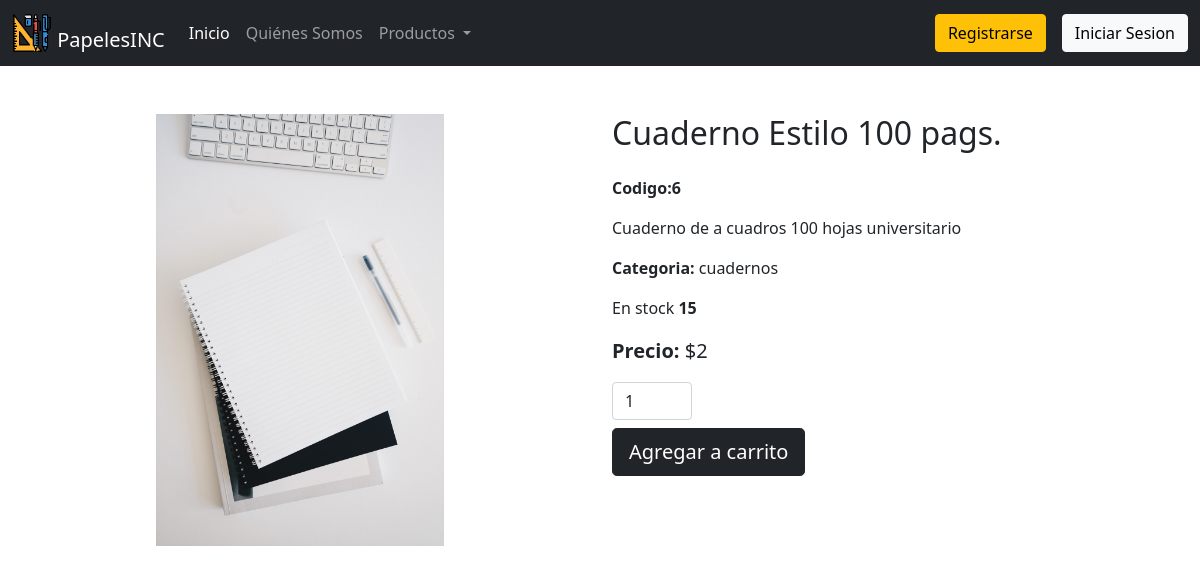
The app's page /Vista/Especialidad/detalles_prod.php?id=6, older data.
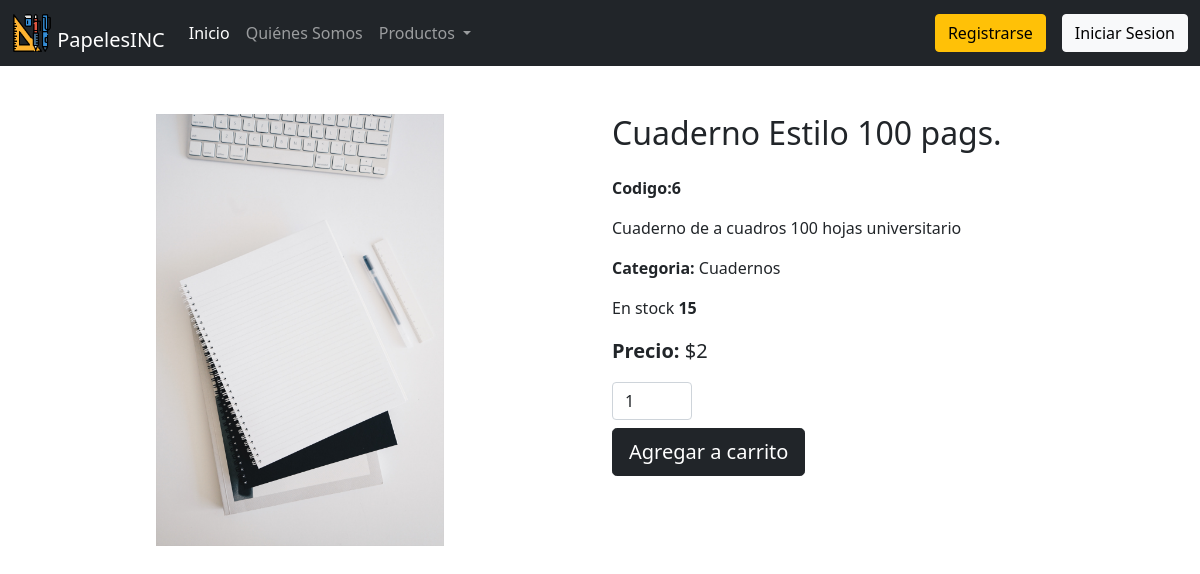
The same page, newer data.
### tables this page shows
CREATE TABLE IF NOT EXISTS `tbproducto` (
  `id_producto` int(11) NOT NULL AUTO_INCREMENT,
  `nombre` varchar(255) NOT NULL,
  `descripcion` varchar(255) NOT NULL,
  `id_categoria` int(11) NOT NULL,
  `precio` double NOT NULL,
  `stock` int(11) NOT NULL,
  `marca` varchar(255) NOT NULL,
  `img` varchar(255) NOT NULL,
  PRIMARY KEY (`id_producto`)
);

CREATE TABLE IF NOT EXISTS `tbcategoria` (
  `id_categoria` int(11) NOT NULL AUTO_INCREMENT,
  `categoria` varchar(255) NOT NULL,
  PRIMARY KEY (`id_categoria`)
);

### Vista/Especialidad/detalles_prod.php (the view, shortened to what this page needs)
<!DOCTYPE html>
<html lang="en">
<head>
    <link href="https://cdn.jsdelivr.net/npm/bootstrap@5.0.1/dist/css/bootstrap.min.css" rel="stylesheet">
    <link rel="stylesheet" href="estilos/estilo.css">
</head>
<body>
    <?php
    include_once "Navbar.php";
    ?>
    <?php
    $dbhost = 'localhost:3307';
    $dbuser = 'root';
    $dbpass = "";
    $dbname = "dbpapeleria";
    $id = $_GET['id'];
    $obj_conexion = mysqli_connect($dbhost, $dbuser, $dbpass, $dbname);
    $sql = "select * from tbproducto where id_producto=" . $id;
    $sqlCategoria = "select * from tbcategoria where id_categoria=";
    $resultado = $obj_conexion->query($sql);
    if ($resultado) {
        while($fila = $resultado -> fetch_array()){
            echo " <div class='container-fluid mt-5'>";
            echo "<form method='post' action='carrito.php?action=add&id=". $fila['id_producto'] . "'";
            echo "<div class='row'>";
            echo "<div class='col-6 text-center'>";
            echo "<img src='../../" . $fila['img'] . "'class='w-50' >";
            echo "</div>";
            echo "<div class='col-6 text-start'>";
            echo "<h2 class='mb-4'>" . $fila['nombre'] . "</h2>";
            echo "<p class='fw-bold'>". "Codigo:" . $fila['id_producto'] ."</p>";
            echo "<p class='fw-light fs-6'>". $fila['descripcion'] ."</p>";
            $sqlCategoria.= $fila['id_categoria'];
            $resultadoCategoria = $obj_conexion->query($sqlCategoria);
            $categoria = $resultadoCategoria -> fetch_array();
            echo "<p class='fs-6'><span class='fw-bold'>Categoria: </span>". $categoria[1] ."</p>";
            echo "<p class='fs-6'>En stock <span class='fw-bold'>". $fila['stock'] ."</span></p>";
            echo "<p class='fs-5'><span class='fw-bold'>Precio:</span> $". $fila['precio'] ."</p>";
            echo "<input type='text' class='form-control' name='cantidad' value='1' style='width: 80px;'>";
            if($fila['stock'] > 0){
                echo "<input type='submit' class='btn btn-dark btn-lg mt-2' name='add' value='Agregar a carrito'>";
            }else{
                echo "<a href='index.php' class='btn btn-dark btn-lg mt-2'>No disponible</a>";
            }
            echo "</form>";
            echo "</div>";
        }
    }
    ?>
</body>
</html>

Row changes from the older to the newer data that the page shows:
changed through a linked row, tbproducto "Cuaderno Estilo 100 pags.": id_categoria.categoria "cuadernos" → "Cuadernos"
